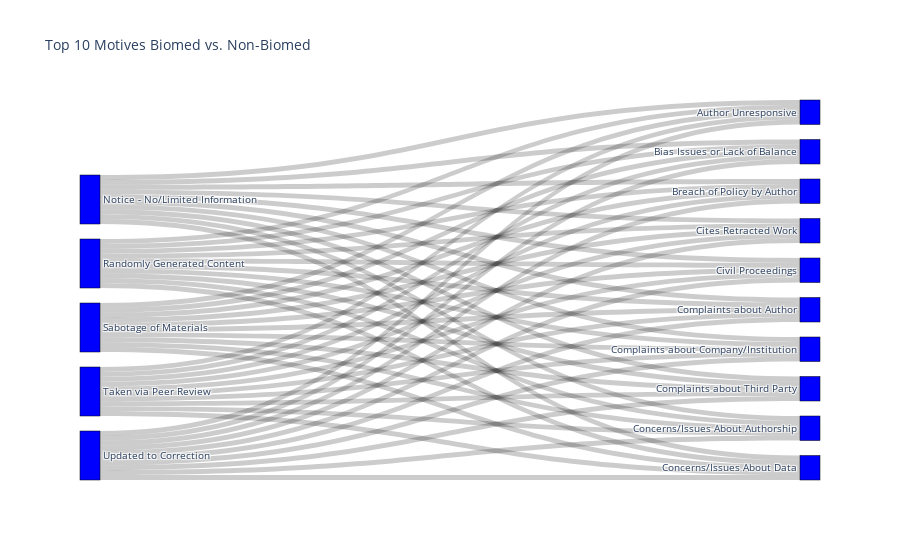

Notebook cell for this chart:
### Markdown cell above
Atenção: o gráfico seguinte não está correto (ainda)

### Code cell
import plotly.graph_objects as go

# Group by motive and calculate the sum of biomed and non-biomed observations
grouped_data_biomed = motives[motives['Biomedicine'] == 1].groupby('Reason').sum()
grouped_data_non_biomed = motives[motives['Biomedicine'] == 0].groupby('Reason').sum()

# Filter out rows where both biomed and non-biomed observations are 0
grouped_data_biomed = grouped_data_biomed[grouped_data_biomed['Biomedicine'] == 1]
grouped_data_non_biomed = grouped_data_non_biomed[grouped_data_non_biomed['Biomedicine'] == 0]

# Sort motives by the sum of biomed and non-biomed observations and select the top 10
top_biomed_motives = grouped_data_biomed['Biomedicine'].nlargest(10).index.tolist()
top_non_biomed_motives = grouped_data_non_biomed['Biomedicine'].nlargest(10).index.tolist()

# Filter out only the top 10 motives
grouped_data_biomed = grouped_data_biomed[grouped_data_biomed.index.isin(top_biomed_motives)]
grouped_data_non_biomed = grouped_data_non_biomed[grouped_data_non_biomed.index.isin(top_non_biomed_motives)]

# Create labels for Sankey diagram
labels = grouped_data_biomed.index.tolist() + grouped_data_non_biomed.index.tolist()

# Create sources and targets for Sankey diagram
sources = []
targets = []

for i, label in enumerate(grouped_data_biomed.index):
    sources.extend([i] * len(grouped_data_non_biomed))
    targets.extend(list(range(len(grouped_data_biomed), len(labels))))

for i, label in enumerate(grouped_data_non_biomed.index):
    sources.extend(list(range(len(grouped_data_biomed))))
    targets.extend([i + len(grouped_data_biomed)] * len(grouped_data_biomed))

# Append values for biomed and non-biomed observations
values = []
values.extend(grouped_data_biomed['Biomedicine'].tolist() * len(grouped_data_non_biomed))
values.extend(grouped_data_non_biomed['Biomedicine'].tolist() * len(grouped_data_biomed))

# Create Sankey diagram
fig = go.Figure(data=[go.Sankey(
    node=dict(
        pad=15,
        thickness=20,
        line=dict(color="black", width=0.5),
        label=labels,
        color="blue"
    ),
    link=dict(
        source=sources,
        target=targets,
        value=values
    ))])

fig.update_layout(title_text="Top 10 Motives Biomed vs. Non-Biomed", font_size=10)
fig.show()

### Figure 1 — Plotly figure (JSON) as saved in the notebook; plotly's stock layout.template omitted (floating-point values rounded to 4 significant figures)
{"data": [{"link": {"source": [0, 0, 0, 0, 0, 0, 0, 0, 0, 0, 1, 1, 1, 1, 1, 1, 1, 1, 1, 1, 2, 2, 2, 2, 2, 2, 2, 2, 2, 2, 3, 3, 3, 3, 3, 3, 3, 3, 3, 3, 4, 4, 4, 4, 4, 4, 4, 4, 4, 4, 0, 1, 2, 3, 4, 0, 1, 2, 3, 4, 0, 1, 2, 3, 4, 0, 1, 2, 3, 4, 0, 1, 2, 3, 4, 0, 1, 2, 3, 4, 0, 1, 2, 3, 4, 0, 1, 2, 3, 4, 0, 1, 2, 3, 4, 0, 1, 2, 3, 4], "target": [5, 6, 7, 8, 9, 10, 11, 12, 13, 14, 5, 6, 7, 8, 9, 10, 11, 12, 13, 14, 5, 6, 7, 8, 9, 10, 11, 12, 13, 14, 5, 6, 7, 8, 9, 10, 11, 12, 13, 14, 5, 6, 7, 8, 9, 10, 11, 12, 13, 14, 5, 5, 5, 5, 5, 6, 6, 6, 6, 6, 7, 7, 7, 7, 7, 8, 8, 8, 8, 8, 9, 9, 9, 9, 9, 10, 10, 10, 10, 10, 11, 11, 11, 11, 11, 12, 12, 12, 12, 12, 13, 13, 13, 13, 13, 14, 14, 14, 14, 14], "value": [1, 1, 1, 1, 1, 1, 1, 1, 1, 1, 1, 1, 1, 1, 1, 1, 1, 1, 1, 1, 1, 1, 1, 1, 1, 1, 1, 1, 1, 1, 1, 1, 1, 1, 1, 1, 1, 1, 1, 1, 1, 1, 1, 1, 1, 1, 1, 1, 1, 1, 0, 0, 0, 0, 0, 0, 0, 0, 0, 0, 0, 0, 0, 0, 0, 0, 0, 0, 0, 0, 0, 0, 0, 0, 0, 0, 0, 0, 0, 0, 0, 0, 0, 0, 0, 0, 0, 0, 0, 0, 0, 0, 0, 0, 0, 0, 0, 0, 0, 0]}, "node": {"color": "blue", "label": ["Notice - No/Limited Information", "Randomly Generated Content", "Sabotage of Materials", "Taken via Peer Review", "Updated to Correction", "Author Unresponsive", "Bias Issues or Lack of Balance", "Breach of Policy by Author", "Cites Retracted Work", "Civil Proceedings", "Complaints about Author", "Complaints about Company/Institution", "Complaints about Third Party", "Concerns/Issues About Authorship", "Concerns/Issues About Data"], "line": {"color": "black", "width": 0.5}, "pad": 15, "thickness": 20}, "type": "sankey"}], "layout": {"font": {"size": 10}, "title": {"text": "Top 10 Motives Biomed vs. Non-Biomed"}}}
